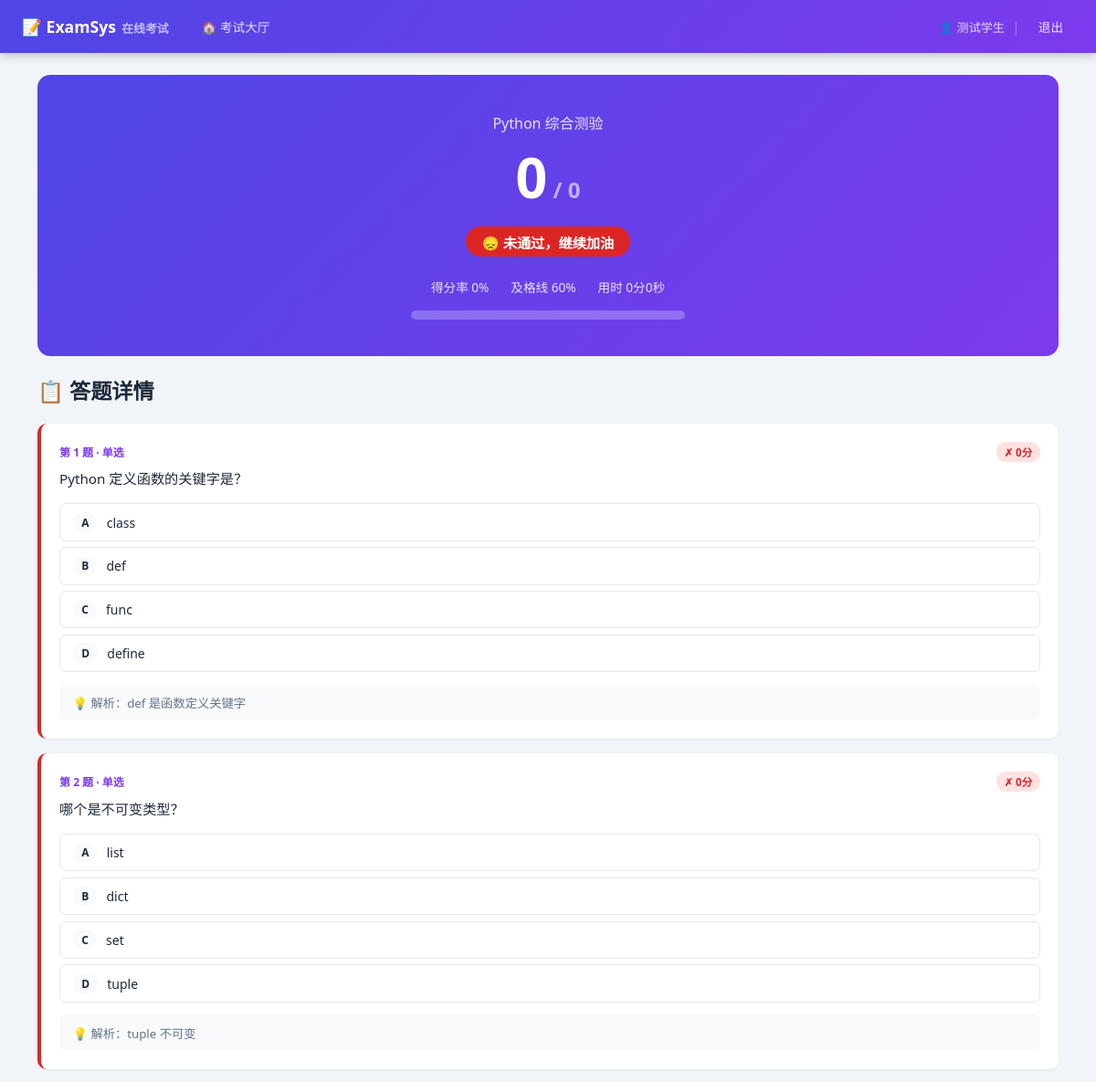
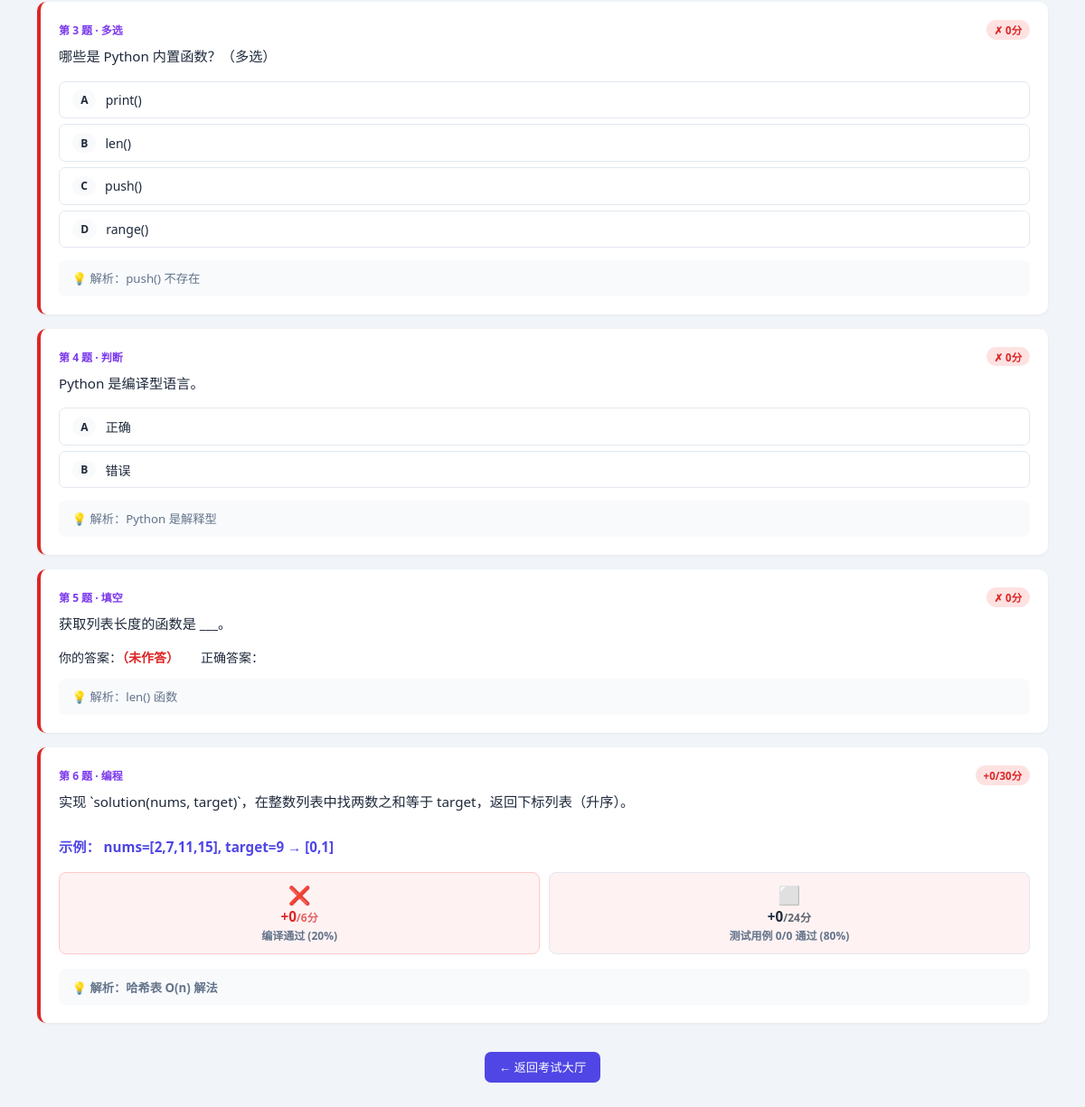
The app's page /result/1 (signed in) with its own data (2 pictures, top to bottom).
### tables this page shows
CREATE TABLE exams (
        id          INTEGER PRIMARY KEY AUTOINCREMENT,
        title       TEXT NOT NULL,
        description TEXT,
        duration    INTEGER DEFAULT 60,
        pass_score  INTEGER DEFAULT 60,
        shuffle     INTEGER DEFAULT 1,
        status      TEXT DEFAULT 'draft',
        created_by  INTEGER,
        created_at  TEXT DEFAULT (datetime('now','localtime')),
        FOREIGN KEY(created_by) REFERENCES users(id)
    );

CREATE TABLE exam_records (
        id          INTEGER PRIMARY KEY AUTOINCREMENT,
        exam_id     INTEGER NOT NULL,
        user_id     INTEGER NOT NULL,
        answers     TEXT,
        score       INTEGER DEFAULT 0,
        total       INTEGER DEFAULT 0,
        passed      INTEGER DEFAULT 0,
        started_at  TEXT DEFAULT (datetime('now','localtime')),
        finished_at TEXT,
        time_used   INTEGER DEFAULT 0,
        FOREIGN KEY(exam_id) REFERENCES exams(id),
        FOREIGN KEY(user_id) REFERENCES users(id)
    );

CREATE TABLE questions (
        id             INTEGER PRIMARY KEY AUTOINCREMENT,
        exam_id        INTEGER NOT NULL,
        qtype          TEXT NOT NULL,
        content        TEXT NOT NULL,
        options        TEXT,
        answer         TEXT NOT NULL DEFAULT '',
        explanation    TEXT,
        score          INTEGER DEFAULT 10,
        sort_order     INTEGER DEFAULT 0,
        func_name      TEXT,
        func_signature TEXT,
        test_cases     TEXT,
        num_random     INTEGER DEFAULT 5,
        time_limit     INTEGER DEFAULT 5, keywords TEXT,
        FOREIGN KEY(exam_id) REFERENCES exams(id)
    );

### app.py (the view)
@app.route('/result/<int:record_id>')
@login_required
def exam_result(record_id):
    db  = get_db()
    rec = db.execute("SELECT er.*,e.title,e.pass_score,e.duration FROM exam_records er "
                     "JOIN exams e ON er.exam_id=e.id WHERE er.id=? AND er.user_id=?",
                     (record_id,session['user_id'])).fetchone()
    if not rec: flash('记录不存在','warning'); return redirect(url_for('student_dashboard'))
    qs = [dict(q) for q in db.execute(
        "SELECT * FROM questions WHERE exam_id=? ORDER BY sort_order",(rec['exam_id'],)).fetchall()]
    for q in qs:
        if q['options']: q['options']=json.loads(q['options'])
    return render_template('exam_result.html', rec=rec, questions=qs,
                           answers=json.loads(rec['answers'] or '{}'))

### app.py (called while the page is built)
def get_db():
    if 'db' not in g:
        g.db = sqlite3.connect(DB_PATH)
        g.db.row_factory = sqlite3.Row
        g.db.execute("PRAGMA journal_mode=WAL")
    return g.db

def login_required(f):
    @wraps(f)
    def d(*a,**kw):
        if 'user_id' not in session:
            flash('请先登录','warning'); return redirect(url_for('login'))
        return f(*a,**kw)
    return d

### templates/exam_result.html (shortened to what this page needs)
{% extends 'base.html' %}
{% block content %}
{% set pct = (rec.score/rec.total*100)|int if rec.total else 0 %}
<div class="res-hero">
  <div style="font-size:1rem;opacity:.85">{{ rec.title }}</div>
  <div class="res-score">{{ rec.score }}<span style="font-size:1.5rem;opacity:.6"> / {{ rec.total }}</span></div>
  <div class="res-badge {% if rec.passed %}rb-pass{% else %}rb-fail{% endif %}">
    {% if rec.passed %}🎉 恭喜通过！{% else %}😞 未通过，继续加油{% endif %}
  </div>
  <div style="margin-top:1rem;display:flex;justify-content:center;gap:1.5rem;font-size:.85rem;opacity:.85;flex-wrap:wrap">
    <span>得分率 {{ pct }}%</span>
    <span>及格线 {{ rec.pass_score }}%</span>
    <span>用时 {{ rec.time_used//60 }}分{{ rec.time_used%60 }}秒</span>
  </div>
  <div class="pbar" style="max-width:300px;margin:1rem auto 0;height:10px;background:rgba(255,255,255,.25)">
  </div>
</div>
<div class="ph"><h1>📋 答题详情</h1></div>
{% for q in questions %}
{% set ans = answers.get(q.id|string, {}) %}
{% set is_ok = ans.get('ok', False) %}
{% set is_coding = q.qtype == 'coding' %}
<div class="qcard {% if is_ok %}ok{% else %}err{% endif %}">
  <div class="qnum">
    <span>
      第 {{ loop.index }} 题 ·
      {% if q.qtype=='single' %}单选{% elif q.qtype=='multi' %}多选{% elif q.qtype=='truefalse' %}判断{% elif q.qtype=='fillblank' %}填空{% else %}编程{% endif %}
    </span>
    <span>
      {% if is_coding %}
        {% set earned = ans.get('earned', 0) %}
        <span class="badge {% if earned == q.score %}bv-g{% elif earned > 0 %}bv-w{% else %}bv-r{% endif %}">
          +{{ earned }}/{{ q.score }}分
        </span>
      {% else %}
        {% if is_ok %}<span class="badge bv-g">✓ +{{ q.score }}分</span>
        {% else %}<span class="badge bv-r">✗ 0分</span>{% endif %}
      {% endif %}
    </span>
  </div>
  <div class="qcontent">{{ q.content | replace('\n','<br>') | replace('**','<strong>') | safe }}</div>
  {% if q.qtype in ('single','truefalse','multi') and q.options %}
  <div class="opts" style="pointer-events:none">
    {% for opt in q.options %}
    {% set letter = ['A','B','C','D'][loop.index0] %}
    {% set user_ans = ans.get('user','') %}
    {% set correct_ans = ans.get('correct','') %}
    {% set is_user = letter in user_ans %}
    {% set is_correct = letter in correct_ans %}
    <div class="opt-lb" style="
      ">
      <span class="pill">{{ letter }}</span>
      {{ opt }}
    </div>
    {% endfor %}
  </div>
  {% elif q.qtype == 'fillblank' %}
  <div style="display:flex;gap:1.5rem;flex-wrap:wrap;font-size:.875rem;margin-top:.5rem">
    <span>你的答案：<strong style="color:{% if is_ok %}var(--ok){% else %}var(--err){% endif %}">{{ ans.get('user') or '（未作答）' }}</strong></span>
    <span>正确答案：<strong style="color:var(--ok)">{{ ans.get('correct','') }}</strong></span>
  </div>
  {% elif q.qtype == 'coding' %}
  {% set bd = ans.get('breakdown', {}) %}
  {% set sb = ans.get('sandbox') %}
  <div style="display:grid;grid-template-columns:repeat(auto-fit,minmax(140px,1fr));gap:.6rem;margin-bottom:1rem">
    <div style="border-radius:8px;padding:.7rem 1rem;text-align:center;
                background:{% if bd.get('compile_ok') %}#f0fdf4{% else %}#fef2f2{% endif %};
                border:1px solid {% if bd.get('compile_ok') %}#bbf7d0{% else %}#fecaca{% endif %}">
      <div style="font-size:1.25rem">{% if bd.get('compile_ok') %}✅{% else %}❌{% endif %}</div>
      <div style="font-weight:700;font-size:.95rem;color:{% if bd.get('compile_ok') %}var(--ok){% else %}var(--err){% endif %}">
        +{{ bd.get('compile_score', 0) }}<span style="font-size:.75rem;opacity:.7">/{{ (q.score * bd.get('compile_pct', 0.2)) | int }}分</span>
      </div>
      <div style="font-size:.75rem;color:var(--muted);margin-top:.15rem">编译通过 ({{ (bd.get('compile_pct',0.2)*100)|int }}%)</div>
    </div>
    <div style="border-radius:8px;padding:.7rem 1rem;text-align:center;
                background:{% if bd.get('fixed_passed', 0) == bd.get('fixed_total', 1) and bd.get('fixed_total', 0) > 0 %}#f0fdf4{% elif bd.get('testcase_score', 0) > 0 %}#fffbeb{% else %}#fef2f2{% endif %};
                border:1px solid #e2e8f0">
      <div style="font-size:1.25rem">
        {% if bd.get('fixed_total', 0) == 0 %}⬜{% elif bd.get('fixed_passed',0) == bd.get('fixed_total',1) %}✅{% elif bd.get('testcase_score',0) > 0 %}⚠️{% else %}❌{% endif %}
      </div>
      <div style="font-weight:700;font-size:.95rem;color:var(--text)">
        +{{ bd.get('testcase_score', 0) }}<span style="font-size:.75rem;opacity:.7">/{{ (q.score * bd.get('testcase_pct', 0.8)) | int }}分</span>
      </div>
      <div style="font-size:.75rem;color:var(--muted);margin-top:.15rem">
        测试用例 {{ bd.get('fixed_passed',0) }}/{{ bd.get('fixed_total',0) }} 通过 ({{ (bd.get('testcase_pct',0.8)*100)|int }}%)
      </div>
    </div>
  </div>
  {% endif %}
  {% if q.explanation %}
  <div style="margin-top:.85rem;padding:.65rem .9rem;background:#f8fafc;border-radius:7px;font-size:.83rem;color:var(--muted)">
    💡 解析：{{ q.explanation }}
  </div>
  {% endif %}
</div>
{% endfor %}
<div style="text-align:center;margin:2rem 0">
  <a href="{{ url_for('student_dashboard') }}" class="btn bp">← 返回考试大厅</a>
</div>
{% endblock %}

### templates/base.html (style rules this page uses)
* { box-sizing:border-box;margin:0;padding:0 }
:root { --pri:#4f46e5;--pri2:#7c3aed;--ok:#16a34a;--err:#dc2626;--warn:#d97706;--info:#2563eb; --bg:#f1f5f9;--card:#fff;--border:#e2e8f0;--text:#1e293b;--muted:#64748b;--light:#f8fafc }
body { font-family:'Segoe UI',system-ui,sans-serif;background:var(--bg);color:var(--text);min-height:100vh }
a { color:var(--pri);text-decoration:none }
.ph { display:flex;align-items:flex-start;justify-content:space-between;gap:1rem; margin-bottom:1.25rem;flex-wrap:wrap }
.ph h1 { font-size:1.45rem;color:var(--text);display:flex;align-items:center;gap:.45rem }
.btn { display:inline-flex;align-items:center;gap:.3rem;padding:.45rem 1rem;border-radius:7px; font-size:.83rem;font-weight:500;cursor:pointer;border:none;transition:all .18s; white-space:nowrap;text-decoration:none!important }
.bp { background:var(--pri);color:#fff }
.badge { display:inline-flex;align-items:center;padding:.18rem .55rem;border-radius:20px; font-size:.72rem;font-weight:600;white-space:nowrap }
.bv-r { background:#fee2e2;color:var(--err) }
.qcard { background:var(--card);border-radius:10px;padding:1.25rem;margin-bottom:1rem; border-left:4px solid var(--pri);box-shadow:0 1px 3px rgba(0,0,0,.06) }
.qcard.err { border-left-color:var(--err) }
.qnum { font-size:.75rem;color:var(--pri2);font-weight:700;text-transform:uppercase;margin-bottom:.4rem; display:flex;justify-content:space-between;align-items:center }
.qcontent { font-size:.95rem;font-weight:500;line-height:1.65;margin-bottom:.9rem }
.qcontent strong { color:var(--pri) }
.opts { display:flex;flex-direction:column;gap:.4rem }
.opt-lb { display:flex;align-items:center;gap:.65rem;padding:.55rem .9rem; border:1.5px solid var(--border);border-radius:7px;cursor:pointer; transition:all .18s;font-size:.875rem }
.pill { background:var(--light);border-radius:999px;padding:.15rem .55rem; font-size:.75rem;font-weight:600;flex-shrink:0 }
.res-hero { text-align:center;padding:2.5rem;background:linear-gradient(135deg,var(--pri),var(--pri2)); color:#fff;border-radius:14px;margin-bottom:1.25rem }
.res-score { font-size:3.8rem;font-weight:800;margin:.4rem 0 }
.res-badge { display:inline-block;padding:.35rem 1.1rem;border-radius:20px;font-size:.95rem;font-weight:600;margin:.4rem 0 }
.rb-fail { background:var(--err) }
.pbar { height:7px;background:var(--border);border-radius:999px;overflow:hidden;margin:.35rem 0 }

### records on screen
exams: title "Python 综合测验", pass_score "60"
exam_records: score "0", total "0", time_used "0", rec.time_used%60 "0"
questions: qtype "单选", shows "✗ 0分", content "Python 定义函数的关键字是？", options "A" "B" "C" "D", options "class" "def" "func" "define", explanation "def 是函数定义关键字"
questions: qtype "单选", shows "✗ 0分", content "哪个是不可变类型？", options "A" "B" "C" "D", options "list" "dict" "set" "tuple", explanation "tuple 不可变"
questions: qtype "多选", shows "✗ 0分", content "哪些是 Python 内置函数？（多选）", options "A" "B" "C" "D", options "print()" "len()" "push()" "range()", explanation "push() 不存在"
questions: qtype "判断", shows "✗ 0分", content "Python 是编译型语言。", options "A" "B", options "正确" "错误", explanation "Python 是解释型"
questions: qtype "填空", shows "✗ 0分", content "获取列表长度的函数是 ___。", ans "（未作答）", explanation "len() 函数"
questions: qtype "编程", earned "0", score "30", content "实现 `solution(nums, target)`，在整数列表中找两数之和等于 target，返回下标列表（升序）。 示例： nums=[2,7,11,15], target=9 → [0,1]", get "0", score "6", value "20", score "24", value "80", explanation "哈希表 O(n) 解法"

### other values on screen
{{ session.name }} "测试学生"
{{ pct }} "0"
